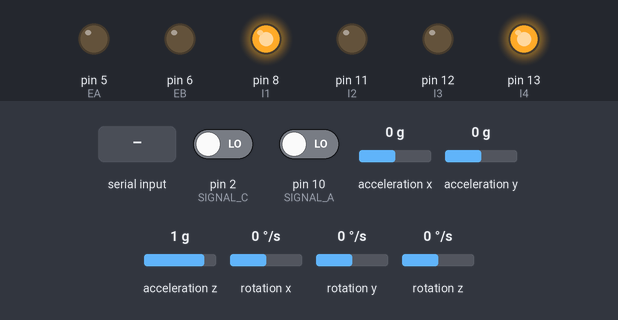
Simulated run of this program. Board: Arduino Uno WiFi Rev2. Parts: output pins drawn as LEDs (lit = HIGH). The test bench sets the inputs (shaded band); at power-on: pin 2 (SIGNAL_C) LOW, pin 10 (SIGNAL_A) LOW, acceleration x 0 g, acceleration y 0 g, acceleration z 1 g, rotation x 0 °/s, rotation y 0 °/s, rotation z 0 °/s. What the program prints to the serial monitor is not drawn.

Above: at 2.2 s.
2.3 s: "90,45\n" received over Serial
At 2.7 s:
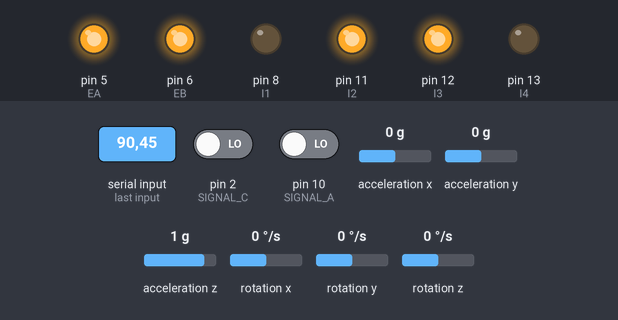
4.4 s: "30,150\n" received over Serial
At 4.8 s:
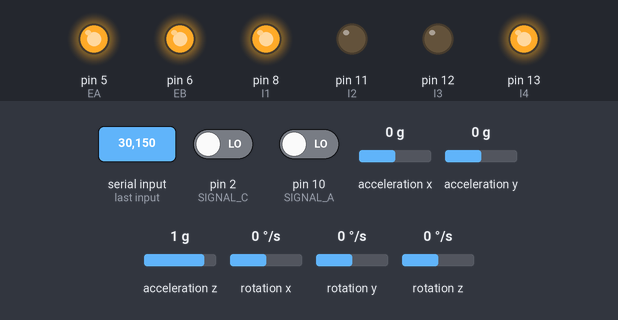
6.4 s: "1,90\n" received over Serial
At 6.8 s:
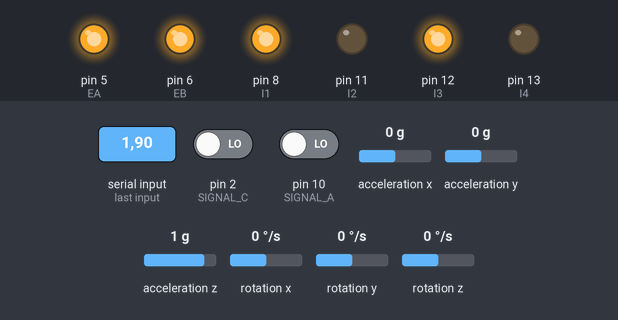
Timing chart, 0 to 9.4 s (numbered marks = the images above; inputs shaded):
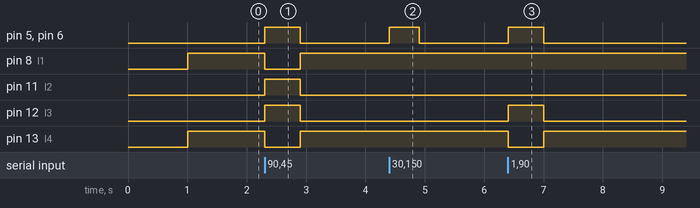

The program:

main.cpp
```cpp
#include <Arduino.h>
// Need this library installed to access the UNO Wifi Rev2 board's IMU
// For more details, look here:
// https://www.arduino.cc/reference/en/libraries/arduino_lsm6ds3/,→
#include <Arduino_LSM6DS3.h>

int EA = 5;
int I1 = 8;
int I2 = 11;
int EB = 6;
int I3 = 12;
int I4 = 13;

const byte SIGNAL_A = 10;
const byte SIGNAL_B = 9;
const byte SIGNAL_C = 2;
const byte SIGNAL_D = 3;

// Encoder ticks per (motor) revolution (TPR)
const int TPR = 3000;

// Wheel radius [m]
const double RHO = 0.0625;

// Vehicle track [m]
const double ELL = 0.2775;

// Sampling interval for measurements in milliseconds
const int T = 100;

// Controller gains (use the same values for both wheels)
const double KP = 250.0; // Proportional gain
const double KI = 150.0; // Integral gain

/* VARIABLE DECLARATIONS */

// Motor PWM command variables [0-255]
short u_L = 0;
short u_R = 0;

// Counter to keep track of encoder ticks [integer]
volatile long encoder_ticks_L = 0;
volatile long encoder_ticks_R = 0;

// Variables to store estimated angular rates of wheels [rad/s]
double omega_L = 0.0;
double omega_R = 0.0;

// Variables to store estimated wheel speeds [m/s]
double v_L = 0.0;
double v_R = 0.0;

// Variables to store vehicle speed and turning rate
double v = 0;       // [m/s]
double omega = 0.0; // [rad/s]

// Variables to store desired vehicle speed and turning rate
double v_d = 0.0;     // [m/s]
double omega_d = 0.0; // [rad/s]

// Variable to store desired wheel speeds [m/s]
double v_Ld = 0.0;
double v_Rd = 0.0;

// Counters for milliseconds during interval
long t_now = 0;
long t_last = 0;
long t_last_cmd = 0;

// Watchdog: zero commands if no cmd_vel received within this many ms
const int CMD_TIMEOUT_MS = 500;

// Variables to store errors for controller
double e_L = 0.0;
double e_R = 0.0;
double e_Lint = 0.0;
double e_Rint = 0.0;

// Variables to store angular rates from the gyro [degrees/s]
float omega_x, omega_y, omega_z;

// Variables to store accelerations [g's]
float a_x, a_y, a_z;

// Variables to store sample rates from sensor [Hz]
float a_f, g_f;

const float GYRO_Z_BIAS = 0; // CALIBRATE THIS!!!

// Struct definitions
struct VelocityCommand
{
  float lin_vel_x;
  float ang_vel_z;
};

struct WheelSpeeds
{
  float left;
  float right;
};

// Function prototypes
void decodeEncoderTicksL();
void decodeEncoderTicksR();
void forward(double vL, double vR, double t, VelocityCommand desired_speed);
short PI_controller(double e_now, double e_int, double k_P, double k_I);
WheelSpeeds ReadWheelSpeeds(VelocityCommand cmd);
WheelSpeeds Drive(VelocityCommand cmd);
void SendSensorData(double v, double omega, float gyro_z);
void driveVehicle(short u_L, short u_R);
VelocityCommand ReceiveVelocityCommand();
void ReadImu();

// This function applies PWM inputs (u_L and u_R) to the right and left wheels
void driveVehicle(short u_L, short u_R)
{
  // LEFT WHEEL
  if (u_L < 0) // If the controller calculated a negative input...
  {
    digitalWrite(I3, HIGH); // Drive backward (left wheels)
    digitalWrite(I4, LOW);  // Drive backward (left wheels)

    analogWrite(EB, -u_L); // Write left motors command
  }
  else // the controller calculated a positive input
  {
    digitalWrite(I3, LOW);  // Drive forward (left wheels)
    digitalWrite(I4, HIGH); // Drive forward (left wheels)

    analogWrite(EB, u_L); // Write left motors command
  }

  // RIGHT WHEEL
  if (u_R < 0) // If the controller calculated a negative input...
  {
    digitalWrite(I1, LOW);  // Drive backward (right wheels)
    digitalWrite(I2, HIGH); // Drive backward (right wheels)

    analogWrite(EA, -u_R); // Write right motors command
  }
  else // the controller calculated a positive input
  {
    digitalWrite(I1, HIGH); // Drive forward (right wheels)
    digitalWrite(I2, LOW);  // Drive forward (right wheels)

    analogWrite(EA, u_R); // Write right motors command
  }
}

/*
  Serial communicaiton
*/
void SendSensorData(double v, double omega, float gyro_z)
{
  // Send: "leftTicks,rightTicks,gyroZ\n"
  Serial.print(v);
  Serial.print(",");
  Serial.print(omega);
  Serial.print(",");
  Serial.println(gyro_z); // println adds \n
}

VelocityCommand ReceiveVelocityCommand()
{
  VelocityCommand cmd = {0.0, 0.0};

  char buf[32];
  int len = Serial.readBytesUntil('\n', buf, sizeof(buf) - 1);
  buf[len] = '\0';

  // Parse "0.5,0.3"
  char *comma = strchr(buf, ',');
  if (comma == NULL)
    return cmd;

  *comma = '\0';
  cmd.lin_vel_x = atof(buf);
  cmd.ang_vel_z = atof(comma + 1);

  return cmd;
}

void decodeEncoderTicksL()
{
  if (digitalRead(SIGNAL_B) == LOW)
  {
    // SIGNAL_A leads SIGNAL_B, so count one way
    encoder_ticks_L--;
  }
  else
  {
    // SIGNAL_B leads SIGNAL_A, so count the other way
    encoder_ticks_L++;
  }
}

void decodeEncoderTicksR()
{
  if (digitalRead(SIGNAL_D) == LOW)
  {
    encoder_ticks_R++;
  }
  else
  {
    encoder_ticks_R--;
  }
}

// Compute the wheel rate from elapsed time and encoder ticks [rad/s]
double compute_wheel_rate(long encoder_ticks, double delta_t)
{
  double omega;
  omega = 2.0 * PI * ((double)encoder_ticks / (double)TPR) * 1000.0 / delta_t;
  return omega;
}

// Compute wheel speed [m/s]
double compute_wheel_speed(double omega_wheel)
{
  double v_wheel;
  v_wheel = omega_wheel * RHO;
  return v_wheel;
}

// Compute vehicle speed [m/s]
double compute_vehicle_speed(double v_L, double v_R)
{
  double v;
  v = 0.5 * (v_L + v_R);
  return v;
}

// Compute vehicle turning rate [rad/s]
double compute_vehicle_rate(double v_L, double v_R)
{
  double omega;
  omega = 1.0 / ELL * (v_R - v_L);
  return omega;
}

// Compute v_L from v and omega
double compute_L_wheel_speed(double v, double omega)
{
  double v_wheel = 0.0;
  v_wheel = v - ELL / 2.0 * omega;
  return v_wheel;
}

// Compute v_R from v and omega
double compute_R_wheel_speed(double v, double omega)
{
  double v_wheel = 0.0;
  v_wheel = v + ELL / 2.0 * omega;
  return v_wheel;
}

// Wheel speed PI controller function
short PI_controller(double e_now, double e_int, double k_P, double k_I)
{
  short u;
  u = (short)(k_P * e_now + k_I * e_int);

  // Saturation (i.e., maximum input) detection
  if (u > 255)
  {
    u = 255;
  }
  else if (u < -255)
  {
    u = -255;
  }
  return u;
}

void ReadImu()
{
  // Read from the accelerometer
  if (IMU.accelerationAvailable())
  {
    IMU.readAcceleration(a_x, a_y, a_z);

    // Print the accelerometer measurements to the Serial Monitor
    // Serial.print(a_x);
    // Serial.print("\t");
    // Serial.print(a_y);
    // Serial.print("\t");
    // Serial.print(a_z);
    // Serial.print(" g\t\t");
  }

  // Read from the gyroscope
  if (IMU.gyroscopeAvailable())
  {
    IMU.readGyroscope(omega_x, omega_y, omega_z);
    omega_z = omega_z - GYRO_Z_BIAS;

    // Print the gyroscope measurements to the Serial Monitor
    // Serial.print(omega_x);
    // Serial.print("\t");
    // Serial.print(omega_y);
    // Serial.print("\t");
    // Serial.print(omega_z);
    // Serial.print(" deg/s\n");
  }
}

void setup()
{
  // put your setup code here, to run once:
  Serial.begin(115200);

  // Wait for serial connection before starting
  while (!Serial)
    delay(10);

  pinMode(0, INPUT_PULLUP);
  pinMode(EA, OUTPUT);
  pinMode(I1, OUTPUT);
  pinMode(I2, OUTPUT);
  pinMode(EB, OUTPUT);
  pinMode(I3, OUTPUT);
  pinMode(I4, OUTPUT);

  pinMode(SIGNAL_A, INPUT);
  pinMode(SIGNAL_B, INPUT);
  pinMode(SIGNAL_C, INPUT);
  pinMode(SIGNAL_D, INPUT);

  // Every time the pin goes high, this is a pulse
  attachInterrupt(digitalPinToInterrupt(SIGNAL_A), decodeEncoderTicksL, RISING);
  attachInterrupt(digitalPinToInterrupt(SIGNAL_C), decodeEncoderTicksR, RISING);

  // Check that the board is initialized
  if (!IMU.begin())
  {
    // Print an error message if the IMU is not ready
    Serial.print("Failed to initialize IMU :(");
    Serial.print("\n");
    while (1)
    {
      delay(10);
    }
  }

  // Read the sample rate of the accelerometer and gyroscope
  a_f = IMU.accelerationSampleRate();
  g_f = IMU.gyroscopeSampleRate();

  // Print these values to the serial window
  // Serial.print("Accelerometer sample rate: ");
  // Serial.println(a_f);
  // Serial.print("Gyroscope sample rate: ");
  // Serial.println(g_f);

  delay(1000);
}

void loop()
{
  t_now = millis();

  // put your main code here, to run repeatedly:
  // Perform control update every T milliseconds
  if (t_now - t_last >= T)
  {

    if (Serial.available() > 0)
    {
      VelocityCommand vel_desired = ReceiveVelocityCommand();
      v_d = vel_desired.lin_vel_x;
      omega_d = vel_desired.ang_vel_z;
      t_last_cmd = t_now;

      // Reset integrals when commanded to stop so we start fresh next move
      if (v_d == 0.0 && omega_d == 0.0)
      {
        e_Lint = 0.0;
        e_Rint = 0.0;
      }
    }

    // Watchdog: zero commands if no cmd_vel received recently
    if (t_now - t_last_cmd > CMD_TIMEOUT_MS)
    {
      v_d = 0.0;
      omega_d = 0.0;
      e_Lint = 0.0;
      e_Rint = 0.0;
    }

    // Serial.print("v_d: ");
    // Serial.println(v_d);

    ReadImu();

    // Estimate the rotational speed of each wheel [rad/s]
    omega_L = compute_wheel_rate(encoder_ticks_L, (double)(t_now - t_last));
    omega_R = compute_wheel_rate(encoder_ticks_R, (double)(t_now - t_last));

    // Compute the speed of each wheel [m/s]
    v_L = compute_wheel_speed(omega_L);
    v_R = compute_wheel_speed(omega_R);

    // Compute the speed of the vehicle [m/s]
    v = compute_vehicle_speed(v_L, v_R);

    // Serial.print("v: ");
    // Serial.println(v);

    // Compute the turning rate of the vehicle [rad/s]
    omega = compute_vehicle_rate(v_L, v_R);

    SendSensorData(v, omega, omega_z);

    // Record the current time [ms]
    t_last = t_now;

    // Reset the encoder ticks counter
    encoder_ticks_L = 0;
    encoder_ticks_R = 0;

    // Compute the desired wheel speeds from v_d and omega_d
    v_Ld = compute_L_wheel_speed(v_d, omega_d);
    v_Rd = compute_R_wheel_speed(v_d, omega_d);

    // Serial.print("v_L: ");
    // Serial.print(v_L);
    // Serial.print(", v_R: ");
    // Serial.println(v_R);

    // Compute errors
    e_L = v_Ld - v_L;
    e_R = v_Rd - v_R;

    // Integrate errors
    e_Lint += e_L;
    e_Rint += e_R;

    // Compute control signals using PI controller
    u_L = PI_controller(e_L, e_Lint, KP, KI);
    u_R = PI_controller(e_R, e_Rint, KP, KI);

    // Anti-windup: undo last integration step if output saturated
    if (abs(u_L) >= 255) e_Lint -= e_L;
    if (abs(u_R) >= 255) e_Rint -= e_R;

    // Serial.print("Ul: ");
    // Serial.print(u_L);
    // Serial.print("Ur: ");
    // Serial.println(u_R);

    // Drive the vehicle
    driveVehicle(u_L, u_R);

    // Print some stuff to the serial monitor (or plotter)
    // Serial.print("Vehicle_speed_[m/s]:");
    // Serial.print(v);
    // Serial.print(",");
    // Serial.print("Turning_rate_[rad/s]:");
    // Serial.print(omega);
    // Serial.print(",");
    // Serial.print("u_L:");
    // Serial.print(u_L);
    // Serial.print(",");
    // Serial.print("u_R:");
    // Serial.print(u_R);
    // Serial.print("\n");

    t_now = t_last;
  }
}
```

Measured:
- after the input at 2.3 s, pin 5 (EA), pin 6 (EB), pin 11 (I2), pin 12 (I3): LOW → HIGH at once, → LOW 0.60 s later; pin 8 (I1), pin 13 (I4): HIGH → LOW at once, → HIGH 0.60 s later
- after the input at 4.4 s, pin 5 (EA), pin 6 (EB): LOW → HIGH at once, → LOW 0.50 s later
- after the input at 6.4 s, pin 5 (EA), pin 6 (EB), pin 12 (I3): LOW → HIGH at once, → LOW 0.60 s later; pin 13 (I4): HIGH → LOW at once, → HIGH 0.60 s later
